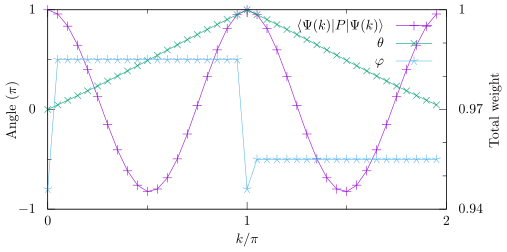

Write the gnuplot code that produced this figure.
unset multiplot
reset
load 'moreland.gp'
eval setdef('tex','0')

output='proj_0pi'
if (tex == 1) {
  set lmargin at screen 0
  set rmargin at screen 1
  set bmargin at screen 0
  set tmargin at screen 1
  set term lua tikz standalone preamble '\usepackage{amsmath}' createstyle size 4in,2in  #fontscale 0.6
  set output output.'.tex'
}

fn='proj_0pi'
dat=fn.'.dat'
#par=fn.'.par'
#load par

###
# do stuff

set xlabel '$k/\pi$'
set xrange [0:2]
set xtics 0,1,2
set mxtics 2

set ylabel 'Angle ($\pi$)'
set yrange [-1:1]
set ytics -1,1,1 nomirror
set mytics 2

set y2label 'Total weight'
set y2range [0.94:1]
set y2tics 0.94,0.03,1
set my2tics 3

set key spacing 2 

p dat u ($1/pi):($2**2 + $3**2) axis x1y2 w linesp ps 2 tit '$\langle \Psi(k) | P | \Psi(k)\rangle$', \
  '' u ($1/pi):($6/pi) w linesp ps 2 tit '$\theta$',\
  '' u ($1/pi):($7/pi) w linesp ps 2 tit '$\varphi$', \


#
###

if (tex == 1){
  unset output
  set term wxt
  build = buildtex(output)
  print '"eval build" to build and preview'
} else {
  #print "press enter to continue"
  #pause -1
}
